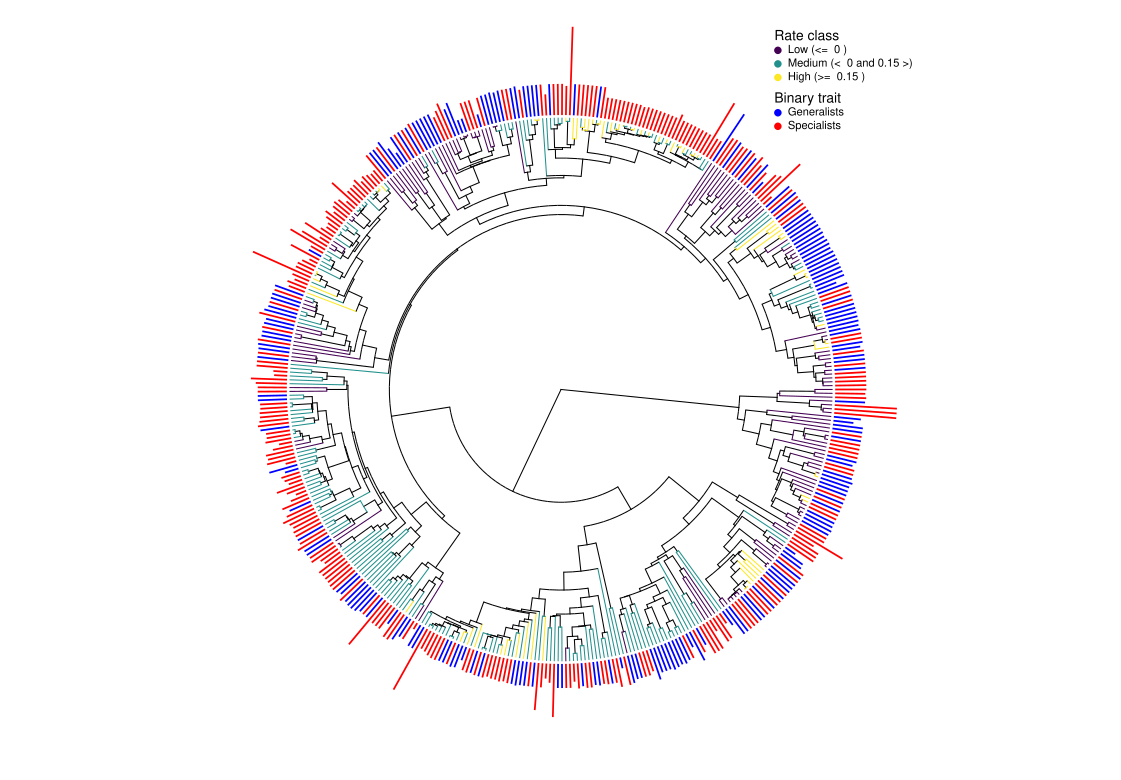

Source code (R):
# load libraries
library(phytools)
library(viridis)

# load data
load("../results/9b.branch.specific.rates.Lepidoptera.with.feeding.RData")

# process branch rates
# Assign a rate class for each branch depending on the branch specific rates
for(i in 1:nrow(branch.rates)){
        if(branch.rates$rate[i] <= quantile(x = branch.rates$rate, 0.25)){
                branch.rates$rateClass[i] <- 1
        }
        if(branch.rates$rate[i] > quantile(x = branch.rates$rate, 0.25) & branch.rates$rate[i] < quantile(x = branch.rates$rate, 0.9)){
                branch.rates$rateClass[i] <- 2
        }
        if(branch.rates$rate[i] >= quantile(x = branch.rates$rate, 0.9)){
                branch.rates$rateClass[i] <- 3
        }
}
# colour the tip branches only
branch.rates$rateClass[!(tree$edge[,2] %in% (1:441))] <- 0

# make a maps object and add it to tree in order to colour branches
maps <- vector(mode = "list", length = Nedge(tree))
for(i in 1:length(maps)){
        maps[[i]] <- tree$edge.length[i]
        names(maps[[i]]) <- branch.rates$rateClass[i]
}
tree$maps <- maps
# plot tree with chromosome number
plotTree.wBars(tree = tree,
               x = setNames(MCMC.dat$Chroms, MCMC.dat$Species),
               type = "fan",
               col = c("red","blue")[(MCMC.dat$gen.prob + 1)],
               border = NA, 
               lwd = 1,
               color = setNames(c("black",viridis(3)),
                                c(0,1,2,3)),
               method = "plotSimmap")

# # plot tiplables
# # get the overlap between the species and chromosome number data sets
# obj<-get("last_plot.phylo",envir=.PlotPhyloEnv)
# n<-Ntip(tree)
# col.bin<-setNames(c("red","blue"),levels(as.factor(MCMC.dat$gen.prob)))
# 
# offset <- 0.03
# par(lend=3)
# for(i in 1:Ntip(tree)){
#         if(max(branching.times(tree)) < 1){
#                 cc<-if(obj$xx[i]>0) 5 else -5
#                 th<-atan(obj$yy[i]/obj$xx[i])
#                 segments(obj$xx[i] + (obj$xx[i] * offset),
#                          obj$yy[i] + (obj$yy[i] * offset),
#                          obj$xx[i]+(cc/tree.depth)*cos(th) + (obj$xx[i] * offset),
#                          obj$yy[i]+(cc/tree.depth)*sin(th) + (obj$yy[i] * offset),
#                          lwd=2,
#                          col=col.bin[MCMC.dat$gen.prob[MCMC.dat$Species == tree$tip.label[i]] + 1])
#                 
#         }
#         else{
#                 cc<-if(obj$xx[i]>0) 5 else -5
#                 th<-atan(obj$yy[i]/obj$xx[i])
#                 segments(obj$xx[i] + (obj$xx[i] * offset),
#                          obj$yy[i] + (obj$yy[i] * offset),
#                          obj$xx[i]+cc*cos(th) + (obj$xx[i] * offset),
#                          obj$yy[i]+cc*sin(th) + (obj$yy[i] * offset),
#                          lwd=2,
#                          col=col.bin[MCMC.dat$gen.prob[MCMC.dat$Species == tree$tip.label[i]] + 1])
#         }
# }
# plot the legend
text(x = 0.75,
     y = 1.05 + 0.25,
     labels = "Rate class",
     pos = 4,
     cex = 0.8)
points(x = rep(.8,3),
       y = c(1.0,0.95,0.90)+ 0.25,
       pch = 16,
       col = viridis(3))
text(x = rep(.8,3),
     y = c(1.0,0.95,0.90)+ 0.25,
     labels = c(paste("Low (<= ",
                      round(quantile(x = branch.rates$rate, 0.25)/ tree.depth,2),
                      ")"),
                paste("Medium (< ",
                      round(quantile(x = branch.rates$rate, 0.25)/ tree.depth,2),
                      "and",
                      round(quantile(x = branch.rates$rate, 0.9)/ tree.depth,2),
                      ">)"),
                paste("High (>= ",
                      round(quantile(x = branch.rates$rate, 0.9)/ tree.depth,2)
                      ,")")),
     pos = 4, cex = .7)
points(x = rep(.8,2),
       y = c(0.79,0.74)+ 0.23,
       pch = 16,
       col = c("blue","red"))
text(x = 0.75,
     y = 0.84+ 0.23,
     labels = "Binary trait",
     pos = 4, cex = .8)
text(x = rep(.8,2),
     y = c(0.79,0.74) + 0.23,
     labels = c("Generalists", "Specialists"),
     pos = 4,
     cex = 0.7)
